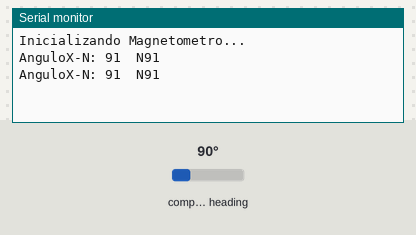
The sketch below on a simulated Arduino Uno, built with avr-gcc and run on an emulated ATmega328P. Shown: the last lines printed to the serial monitor. The test bench sets the inputs (shaded band); at power-on: compass heading 90°.

Above: at 5.8 s.
5.9 s: compass heading set to 7°
At 10.8 s:
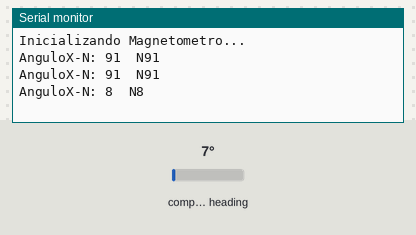
11.9 s: compass heading set to 180°
At 15.9 s:
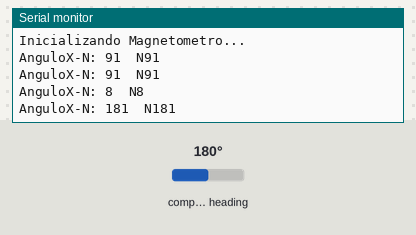
Timing chart, 0 to 17.4 s (numbered marks = the images above; inputs shaded):
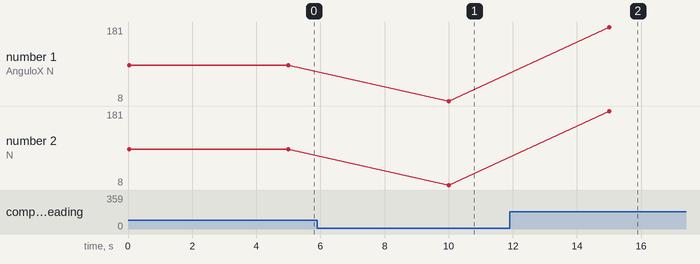

The sketch:

mag2.ino
```cpp
#include "Wire.h"
#include "I2Cdev.h"
#include "HMC5883L.h"

HMC5883L magnetometro;

int16_t mx, my, mz;
float declinacion=-1.26; //declinación de -1°16'(Trujillo-Perú)
void setup() {

    Serial.begin(9600);

    Serial.println("Inicializando Magnetometro...");
    //Inicializamos la comunicación I2C y el magnetómetro
    Wire.begin();
    magnetometro.initialize();
}

void loop() {
    //Obtenemos del magnetómetro las componentes del campo magnético
    magnetometro.getHeading(&mx, &my, &mz);

    //Calculamos el ángulo del eje X con respecto al norte
    float angulo = atan2(my, mx);
    angulo=angulo*(180/M_PI);//convertimos de Radianes a grados
    angulo=angulo-declinacion; //corregimos la declinación magnética
    //Mostramos el angulo entre el eje X y el Norte
    Serial.print("AnguloX-N: ");
    Serial.print(angulo,0);

    //calculamos el ángulo equivalente de [-180 180] a [0 360]
    if(angulo<0) angulo=angulo+360;
    Serial.print("\tN");
    Serial.println(angulo,0);
    delay(5000);
}
```

Measured:
- after the input at 5.9 s, the serial monitor: prints a new line after 4.1 s (image 1)
- after the input at 11.9 s, the serial monitor: prints a new line after 3.1 s (image 2)
- plotted number 1: 91 → 8 after the input at 5.9 s, 8 → 181 after the input at 11.9 s
- plotted number 2: 91 → 8 after the input at 5.9 s, 8 → 181 after the input at 11.9 s
